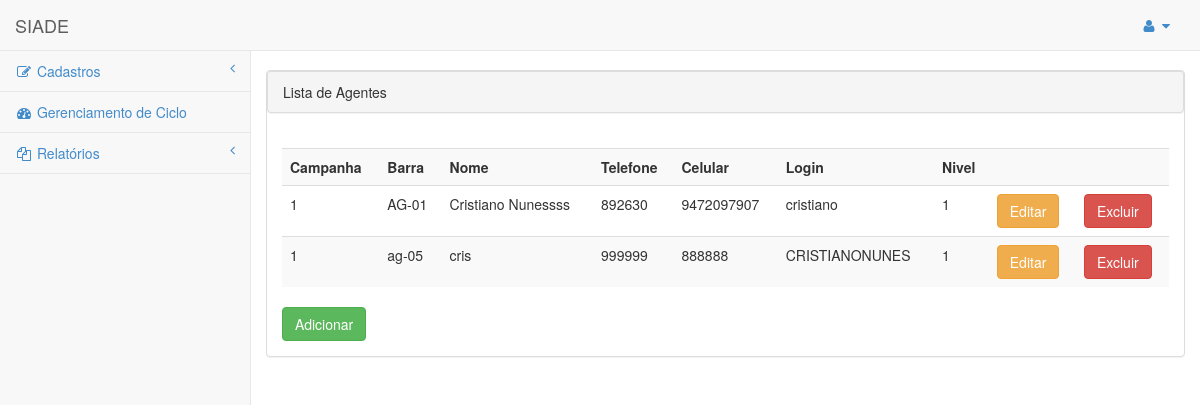
The app's page /agente_listar.php, older data.
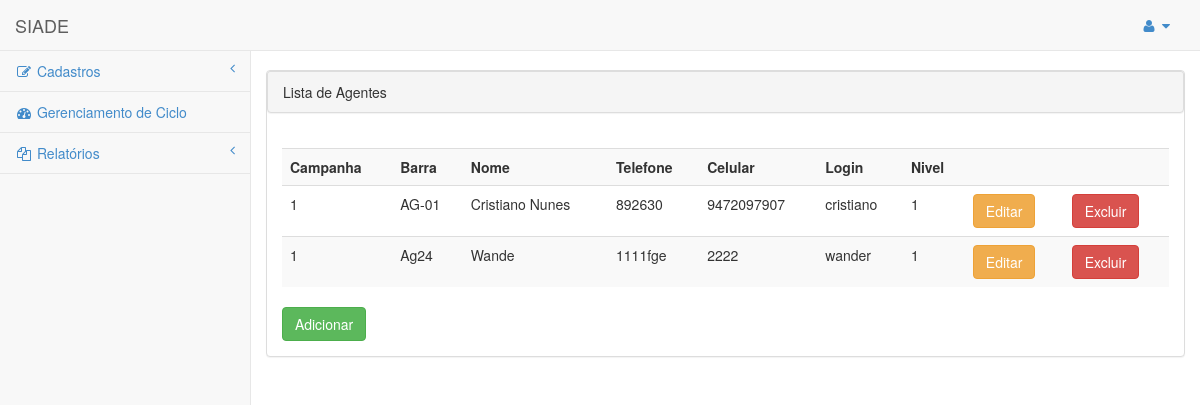
The same page, newer data.
### tables this page shows
CREATE TABLE IF NOT EXISTS `agentes` (
  `id` int(11) NOT NULL AUTO_INCREMENT,
  `Campanha_idCampanha` int(11) NOT NULL,
  `barra` varchar(45) NOT NULL,
  `nome` varchar(45) NOT NULL,
  `telefone` varchar(45) NOT NULL,
  `celular` varchar(45) DEFAULT NULL,
  `sexo` varchar(45) NOT NULL,
  `login` varchar(50) NOT NULL,
  `senha` varchar(255) NOT NULL,
  `Nivel_IdNivel` int(11) NOT NULL,
  PRIMARY KEY (`id`),
  KEY `fk_Agente_Campanha1_idx` (`Campanha_idCampanha`),
  KEY `fk_Agente_Nivel1_idx` (`Nivel_IdNivel`)
);

### agente_listar.php (the view, shortened to what this page needs)
<!DOCTYPE html>
<html>
<head>
    <link href="css/bootstrap.min.css" rel="stylesheet">
    <link href="font-awesome/css/font-awesome.css" rel="stylesheet">
    <link href="css/plugins/morris/morris-0.4.3.min.css" rel="stylesheet">
    <link href="css/plugins/timeline/timeline.css" rel="stylesheet">
    <link href="css/sb-admin.css" rel="stylesheet">
</head>
<body>
    <div id="wrapper">
        <nav class="navbar navbar-default navbar-fixed-top" role="navigation" style="margin-bottom: 0">
            <div class="navbar-header">
                <a class="navbar-brand" href="principal.php">SIADE</a>
            </div>
            <ul class="nav navbar-top-links navbar-right">
                <li class="dropdown">
                    <a class="dropdown-toggle" data-toggle="dropdown" href="#">
                        <i class="fa fa-user fa-fw"></i>  <i class="fa fa-caret-down"></i>
                    </a>
                </li>
            </ul>
            <div id="menu" class="navbar-default navbar-static-side" role="navigation">
                <div class="sidebar-collapse">
                    <ul class="nav" id="side-menu">
                        <li>
                            <a href="#"><i class="fa fa-edit fa-fw"></i> Cadastros<span class="fa arrow"></span></a>
                        </li>
                        <li>
                            <a href="gerenciamentociclo.php"><i class="fa fa-dashboard fa-fw"></i> Gerenciamento de Ciclo</a>
                        </li>
                        <li>
                            <a href="#"><i class="fa fa-files-o fa-fw"></i> Relatórios<span class="fa arrow"></span></a>
                        </li>
                </div>
            </div>
        </nav>
    </div>
    <div id="page-wrapper">
        <br />
        <div class="row">
        <div class="panel panel-default">
            <div class="panel panel-heading">
                Lista de Agentes
            </div>
            <div class="panel-body">
                <div class="table-responsive">
        <?php
            echo "<table class='table table-striped'>";
            echo "<tr>";
            echo "<td><b>Campanha</b></td>";
            echo "<td><b>Barra</b></td>";
            echo "<td><b>Nome</b></td>";
            echo "<td><b>Telefone</b></td>";
            echo "<td><b>Celular</b></td>";
            echo "<td><b>Login</b></td>";
            echo "<td><b>Nivel</b></td>";
            echo "<td></td>";
            echo "<td></td>";
            echo "</tr>";
            $result = mysql_query("SELECT * FROM `agentes`") or trigger_error(mysql_error());
            while($row = mysql_fetch_array($result)){
            foreach($row AS $key => $value) { $row[$key] = stripslashes($value); }
            echo "<tr>";
            echo "<td valign='top'>" . nl2br( $row['Campanha_idCampanha']) . "</td>";
            echo "<td valign='top'>" . nl2br( $row['barra']) . "</td>";
            echo "<td valign='top'>" . nl2br( $row['nome']) . "</td>";
            echo "<td valign='top'>" . nl2br( $row['telefone']) . "</td>";
            echo "<td valign='top'>" . nl2br( $row['celular']) . "</td>";
            echo "<td valign='top'>" . nl2br( $row['login']) . "</td>";
            echo "<td valign='top'>" . nl2br( $row['Nivel_IdNivel']) . "</td>";
            echo "<td valign='top'><a class='btn btn-warning' href=agente_editar.php?id={$row['id']}>Editar</a></td><td><a class='btn btn-danger' href=agente_deletar.php?id={$row['id']}>Excluir</a></td> ";
            echo "</tr>";
            }
            echo "</table>";
        ?>
        <a href="agente.php" class="btn btn-success">Adicionar</a>
                    </div>
                </div>
            </div>
        </div>
    </div>
</body>
</html>

### css/sb-admin.css (style rules this page uses)
body { padding-top: 100px; background-color: #f8f8f8; }
@media (min-width:768px) { body { padding-top: 50px; } }
#wrapper { width: 100%; }
#page-wrapper { padding: 0 15px; min-height: 568px; background-color: #fff; }
@media (min-width:768px) { #page-wrapper { position: inherit; margin: 0 0 0 250px; padding: 0 30px; min-height: 1300px; border-left: 1px solid #e7e7e7; } }
.navbar-top-links li { display: inline-block; }
.navbar-top-links li:last-child { margin-right: 15px; }
.navbar-top-links li a { padding: 15px; min-height: 50px; }
.navbar-static-side ul li { border-bottom: 1px solid #e7e7e7; }
.arrow { float: right; }
.fa.arrow:before { content: "\f104"; }
@media (min-width:768px) { .navbar-static-side { z-index: 1; position: absolute; width: 250px; margin-top: 51px; } }

Row changes from the older to the newer data that the page shows:
removed agentes: Campanha_idCampanha "1", barra "ag-05", nome "cris", telefone "999999", celular "888888", login "CRISTIANONUNES", Nivel_IdNivel "1"
changed agentes "AG-01": nome "Cristiano Nunessss" → "Cristiano Nunes"
added agentes: Campanha_idCampanha "1", barra "Ag24", nome "Wande", telefone "1111fge", celular "2222", login "wander", Nivel_IdNivel "1"
